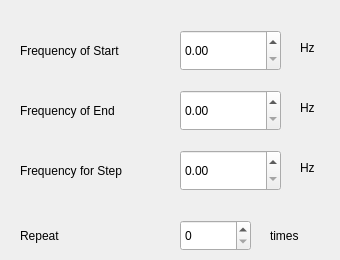
    <widget class="QWidget" name="tab_4">
     <attribute name="title">
      <string>Zeeman Scan</string>
     </attribute>
     <widget class="QLabel" name="label_19">
      <property name="geometry">
       <rect>
        <x>270</x>
        <y>220</y>
        <width>41</width>
        <height>31</height>
       </rect>
      </property>
      <property name="font">
       <font>
        <family>Arial</family>
        <pointsize>9</pointsize>
        <weight>50</weight>
        <bold>false</bold>
        <strikeout>false</strikeout>
       </font>
      </property>
      <property name="text">
       <string>times</string>
      </property>
     </widget>
     <widget class="QSpinBox" name="spinBox_zeemanrepeat">
      <property name="geometry">
       <rect>
        <x>180</x>
        <y>220</y>
        <width>71</width>
        <height>31</height>
       </rect>
      </property>
      <property name="font">
       <font>
        <family>Arial</family>
        <pointsize>9</pointsize>
        <weight>50</weight>
        <bold>false</bold>
        <strikeout>false</strikeout>
       </font>
      </property>
     </widget>
     <widget class="QLabel" name="label_12">
      <property name="geometry">
       <rect>
        <x>300</x>
        <y>160</y>
        <width>31</width>
        <height>16</height>
       </rect>
      </property>
      <property name="font">
       <font>
        <family>Arial</family>
        <pointsize>9</pointsize>
        <weight>50</weight>
        <bold>false</bold>
        <strikeout>false</strikeout>
       </font>
      </property>
      <property name="text">
       <string>Hz</string>
      </property>
     </widget>
     <widget class="QLabel" name="label_13">
      <property name="geometry">
       <rect>
        <x>20</x>
        <y>220</y>
        <width>91</width>
        <height>31</height>
       </rect>
      </property>
      <property name="font">
       <font>
        <family>Arial</family>
        <pointsize>9</pointsize>
        <weight>50</weight>
        <bold>false</bold>
        <strikeout>false</strikeout>
       </font>
      </property>
      <property name="text">
       <string>Repeat</string>
      </property>
     </widget>
     <widget class="QLabel" name="label_15">
      <property name="geometry">
       <rect>
        <x>20</x>
        <y>160</y>
        <width>141</width>
        <height>21</height>
       </rect>
      </property>
      <property name="font">
       <font>
        <family>Arial</family>
        <pointsize>9</pointsize>
        <weight>50</weight>
        <bold>false</bold>
        <strikeout>false</strikeout>
       </font>
      </property>
      <property name="text">
       <string>Frequency for Step</string>
      </property>
     </widget>
     <widget class="QDoubleSpinBox" name="doubleSpinBox_zeemanend">
      <property name="geometry">
       <rect>
        <x>180</x>
        <y>90</y>
        <width>101</width>
        <height>41</height>
       </rect>
      </property>
      <property name="font">
       <font>
        <family>Arial</family>
        <pointsize>9</pointsize>
        <weight>50</weight>
        <bold>false</bold>
        <strikeout>false</strikeout>
       </font>
      </property>
      <property name="layoutDirection">
       <enum>Qt::LeftToRight</enum>
      </property>
      <property name="alignment">
       <set>Qt::AlignLeading|Qt::AlignLeft|Qt::AlignVCenter</set>
      </property>
      <property name="maximum">
       <double>999999.989999999990687</double>
      </property>
     </widget>
     <widget class="QDoubleSpinBox" name="doubleSpinBox_zeemanstep">
      <property name="geometry">
       <rect>
        <x>180</x>
        <y>150</y>
        <width>101</width>
        <height>41</height>
       </rect>
      </property>
      <property name="font">
       <font>
        <family>Arial</family>
        <pointsize>9</pointsize>
        <weight>50</weight>
        <bold>false</bold>
        <strikeout>false</strikeout>
       </font>
      </property>
      <property name="layoutDirection">
       <enum>Qt::LeftToRight</enum>
      </property>
      <property name="alignment">
       <set>Qt::AlignLeading|Qt::AlignLeft|Qt::AlignVCenter</set>
      </property>
      <property name="maximum">
       <double>999999.989999999990687</double>
      </property>
     </widget>
     <widget class="QLabel" name="label_14">
      <property name="geometry">
       <rect>
        <x>20</x>
        <y>100</y>
        <width>131</width>
        <height>21</height>
       </rect>
      </property>
      <property name="font">
       <font>
        <family>Arial</family>
        <pointsize>9</pointsize>
        <weight>50</weight>
        <bold>false</bold>
        <strikeout>false</strikeout>
       </font>
      </property>
      <property name="text">
       <string>Frequency of End</string>
      </property>
     </widget>
     <widget class="QDoubleSpinBox" name="doubleSpinBox_zeemanstart">
      <property name="geometry">
       <rect>
        <x>180</x>
        <y>30</y>
        <width>101</width>
        <height>41</height>
       </rect>
      </property>
      <property name="font">
       <font>
        <family>Arial</family>
        <pointsize>9</pointsize>
        <weight>50</weight>
        <bold>false</bold>
        <strikeout>false</strikeout>
       </font>
      </property>
      <property name="layoutDirection">
       <enum>Qt::LeftToRight</enum>
      </property>
      <property name="alignment">
       <set>Qt::AlignLeading|Qt::AlignLeft|Qt::AlignVCenter</set>
      </property>
      <property name="maximum">
       <double>999999.989999999990687</double>
      </property>
     </widget>
     <widget class="QLabel" name="label_16">
      <property name="geometry">
       <rect>
        <x>300</x>
        <y>40</y>
        <width>31</width>
        <height>16</height>
       </rect>
      </property>
      <property name="font">
       <font>
        <family>Arial</family>
        <pointsize>9</pointsize>
        <weight>50</weight>
        <bold>false</bold>
        <strikeout>false</strikeout>
       </font>
      </property>
      <property name="text">
       <string>Hz</string>
      </property>
     </widget>
     <widget class="QLabel" name="label_17">
      <property name="geometry">
       <rect>
        <x>300</x>
        <y>100</y>
        <width>31</width>
        <height>16</height>
       </rect>
      </property>
      <property name="font">
       <font>
        <family>Arial</family>
        <pointsize>9</pointsize>
        <weight>50</weight>
        <bold>false</bold>
        <strikeout>false</strikeout>
       </font>
      </property>
      <property name="text">
       <string>Hz</string>
      </property>
     </widget>
     <widget class="QLabel" name="label_11">
      <property name="geometry">
       <rect>
        <x>20</x>
        <y>40</y>
        <width>131</width>
        <height>21</height>
       </rect>
      </property>
      <property name="font">
       <font>
        <family>Arial</family>
        <pointsize>9</pointsize>
        <weight>50</weight>
        <bold>false</bold>
        <strikeout>false</strikeout>
       </font>
      </property>
      <property name="text">
       <string>Frequency of Start</string>
      </property>
     </widget>
    </widget>
